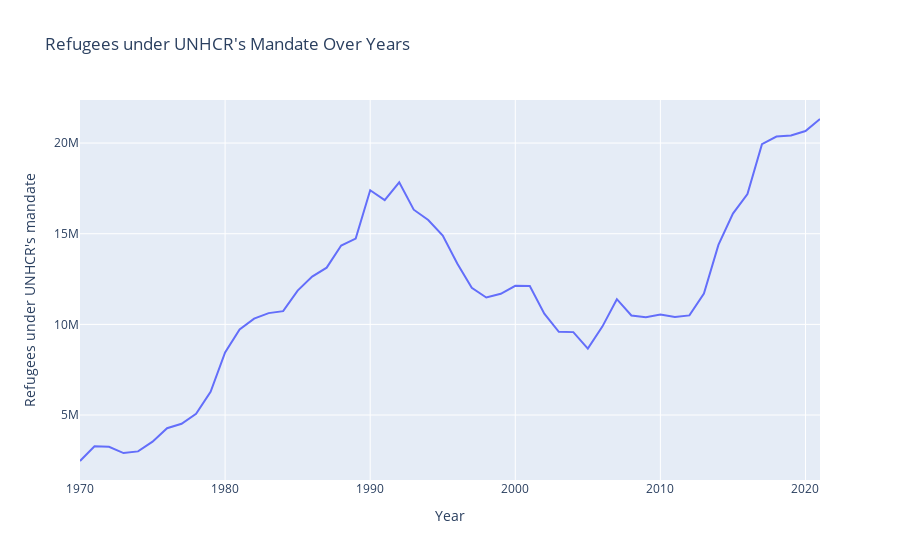

The notebook cell saved with this chart:
### Markdown cell above
### Total Refugees under UNHCR's mandate

### Code cell
df_years = dataset.groupby('Year')['Refugees under UNHCR\'s mandate'].sum().reset_index()
fig = px.line(df_years, x='Year', y='Refugees under UNHCR\'s mandate', title='Refugees under UNHCR\'s Mandate Over Years')
fig.show()

### Figure 1 — Plotly figure (JSON) as saved in the notebook; plotly's stock layout.template omitted (floating-point values rounded to 4 significant figures)
{"data": [{"hovertemplate": "Year=%{x}<br>Refugees under UNHCR's mandate=%{y}<extra></extra>", "legendgroup": "", "line": {"color": "#636efa", "dash": "solid"}, "marker": {"symbol": "circle"}, "mode": "lines", "name": "", "orientation": "v", "showlegend": false, "type": "scatter", "x": [1970, 1971, 1972, 1973, 1974, 1975, 1976, 1977, 1978, 1979, 1980, 1981, 1982, 1983, 1984, 1985, 1986, 1987, 1988, 1989, 1990, 1991, 1992, 1993, 1994, 1995, 1996, 1997, 1998, 1999, 2000, 2001, 2002, 2003, 2004, 2005, 2006, 2007, 2008, 2009, 2010, 2011, 2012, 2013, 2014, 2015, 2016, 2017, 2018, 2019, 2020, 2021], "xaxis": "x", "y": [2464730, 3279710, 3251850, 2901335, 2994463, 3529434, 4270631, 4518659, 5065844, 6279912, 8454917, 9714297, 10319353, 10620784, 10728307, 11864046, 12633964, 13128334, 14347031, 14732885, 17395914, 16854762, 17838020, 16325299, 15753494, 14895916, 13356861, 12014967, 11480438, 11686760, 12129079, 12116301, 10593526, 9592247, 9572719, 8661293, 9876879, 11390082, 10488915, 10395713, 10548835, 10403937, 10497017, 11698233, 14384289, 16110276, 17184286, 19940566, 20359553, 20414669, 20661846, 21327285], "yaxis": "y"}], "layout": {"legend": {"tracegroupgap": 0}, "title": {"text": "Refugees under UNHCR's Mandate Over Years"}, "xaxis": {"anchor": "y", "domain": [0, 1], "title": {"text": "Year"}}, "yaxis": {"anchor": "x", "domain": [0, 1], "title": {"text": "Refugees under UNHCR's mandate"}}}}
